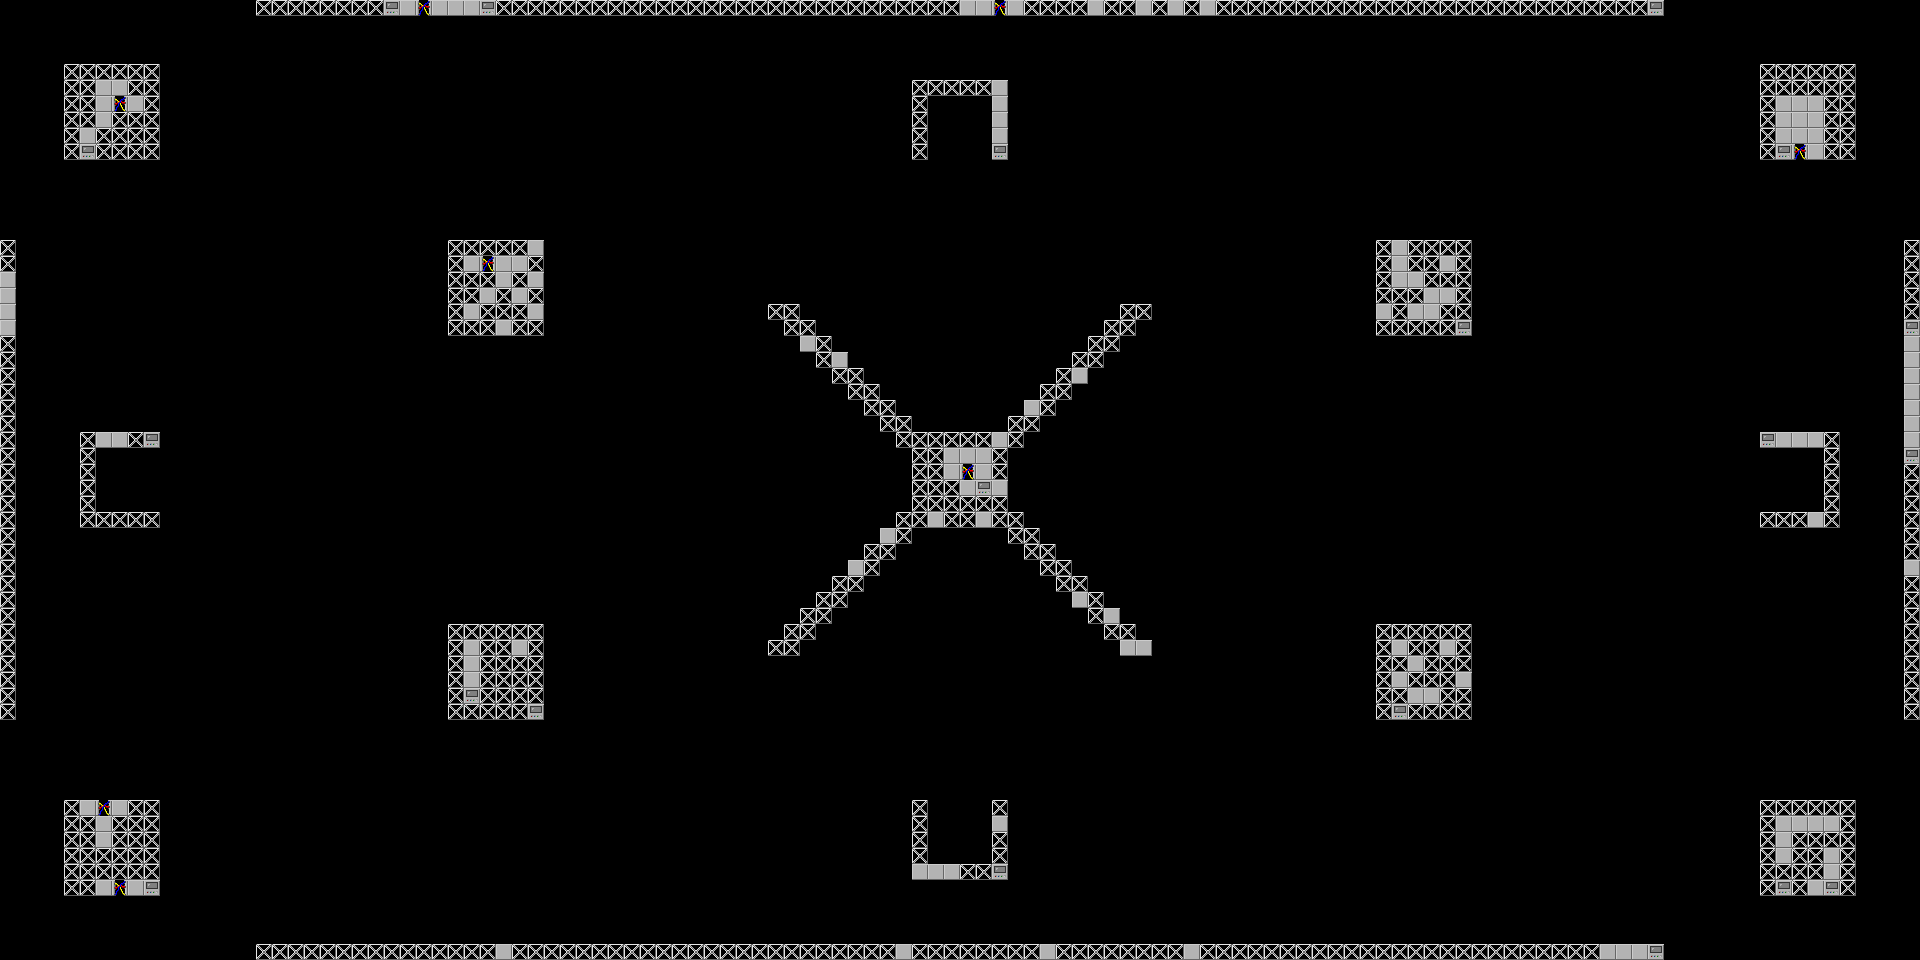

This game map was drawn from its Tiled (.tmx) file and the tilesets committed beside it. A one-line description and the trimmed map source follow:
An orthogonal 120x60 tile map with 16x16 px tiles, 1 tile layer (Tile Layer 1).

<map version="1.0" orientation="orthogonal" renderorder="right-down" width="120" height="60" tilewidth="16" tileheight="16" nextobjectid="1">
 <tileset firstgid="1" name="structure" tilewidth="16" tileheight="16" tilecount="6" columns="3">
  <image source="structure.png" width="48" height="32" />
 </tileset>
 <layer name="Tile Layer 1" width="120" height="60">
  <data>[7200 cells, 684 non-empty, 4 distinct tile ids]</data>
 </layer>
</map>
